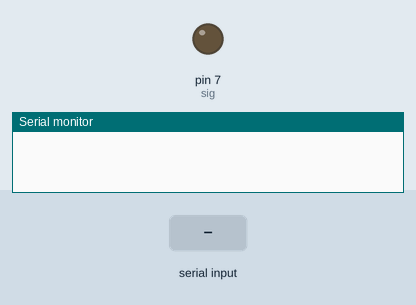
The sketch below on a simulated Arduino Uno, built with avr-gcc and run on an emulated ATmega328P. On the bench: output pins drawn as LEDs (lit = HIGH), the last lines printed to the serial monitor. The inputs (shaded band) are chosen by the test bench. Pins used as bus, display or sensor lines are not drawn.

Above: at 1.2 s.
1.3 s: "on 1\n" received over Serial
At 3.3 s:
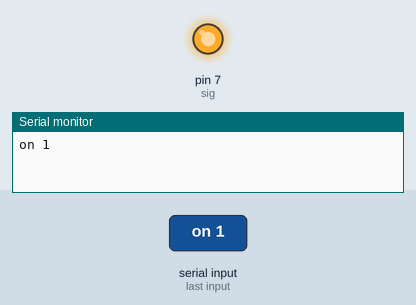
6.3 s: "90 45\n" received over Serial
At 8.4 s:
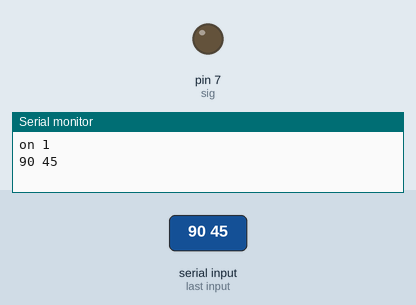
8.8 s: "on 150\n" received over Serial
At 10.3 s:
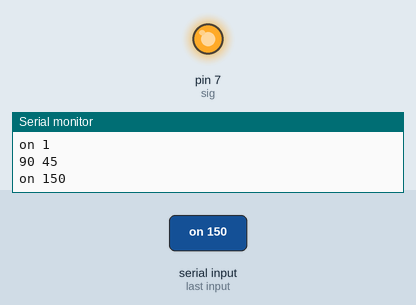
11.3 s: "30 150\n" received over Serial
At 13.5 s:
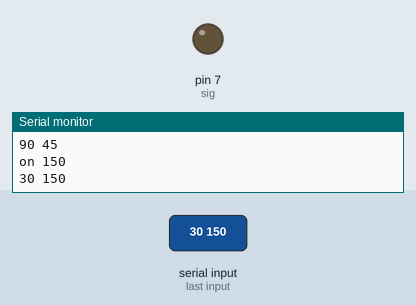
Timing chart, 0 to 14.8 s (numbered marks = the images above; inputs shaded):
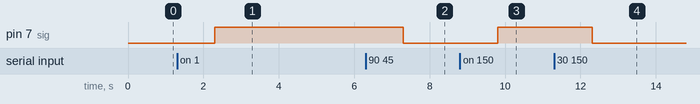

The sketch:

sketchL.ino
```cpp
const int s0 = 2;
const int s1 = 3;
const int s2 = 4;
const int sig = 7;


void setup() {
  Serial.begin(9600);
  pinMode(s0, OUTPUT);
  pinMode(s1, OUTPUT);
  pinMode(s2, OUTPUT);
  pinMode(sig, OUTPUT);
}

void loop() {
  if (Serial.available() > 0){
    String msg = Serial.readString();

    handler(msg);
  }
}

void channelSelect(int channel){
  digitalWrite(s0, bitRead(channel, 0));
  digitalWrite(s1, bitRead(channel, 1));
  digitalWrite(s2, bitRead(channel, 2));
}

void handler(String message){
  int spaceIndex = message.indexOf(' ');
  Serial.print(message);
  if (spaceIndex != -1) {
    String command = message.substring(0, spaceIndex);
    String numberStr = message.substring(spaceIndex + 1);
    int number = numberStr.toInt();

    channelSelect(number);
    if (command == "on"){
      digitalWrite(sig, HIGH);
    }
    else{
      digitalWrite(sig, LOW);
    }
  }
}
```

Measured:
- after the input at 1.3 s, pin 7 (sig): LOW → HIGH after 1.0 s
- after the input at 6.3 s, pin 7 (sig): HIGH → LOW after 1.0 s
- after the input at 8.8 s, pin 7 (sig): LOW → HIGH after 1.0 s
- after the input at 11.3 s, pin 7 (sig): HIGH → LOW after 1.0 s
